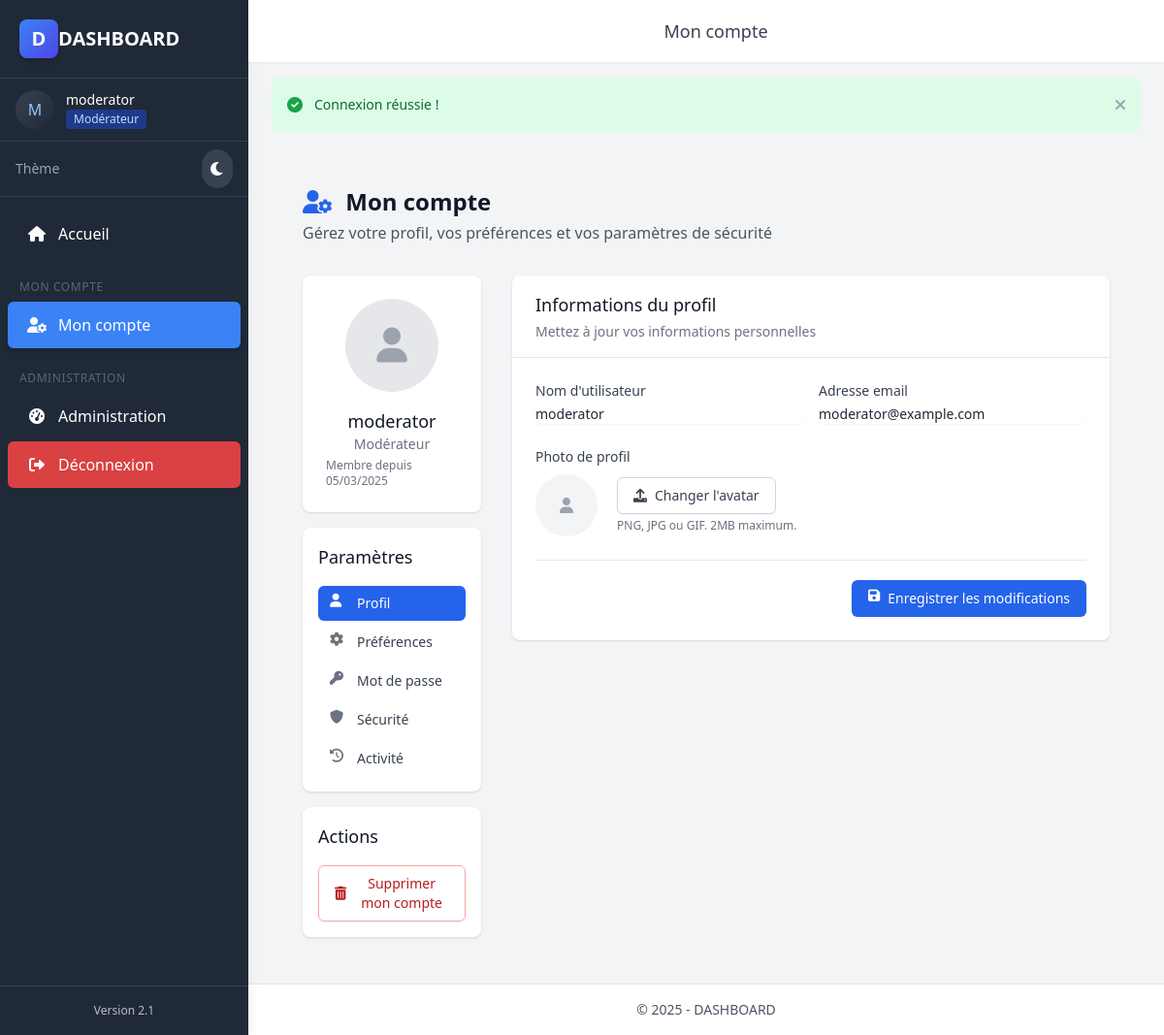
/settings.php (signed in), run on the app's committed database.
### tables this page shows
CREATE TABLE IF NOT EXISTS `users` (
  `id` int NOT NULL AUTO_INCREMENT,
  `username` varchar(30) NOT NULL,
  `email` varchar(100) NOT NULL,
  `password` varchar(255) NOT NULL,
  `user_level` int NOT NULL DEFAULT '1' COMMENT '1=Regular, 2=Moderator, 3=Admin, 4=SuperAdmin',
  `status` varchar(20) NOT NULL DEFAULT 'active' COMMENT 'active, banned, suspended',
  `ban_expires` datetime DEFAULT NULL COMMENT 'Date when temporary ban expires',
  `created_at` datetime NOT NULL,
  `updated_at` datetime DEFAULT CURRENT_TIMESTAMP ON UPDATE CURRENT_TIMESTAMP,
  `last_login` datetime DEFAULT NULL COMMENT 'Last successful login date',
  `email_verified` tinyint(1) NOT NULL DEFAULT '0' COMMENT 'Email verification status',
  `profile_image` varchar(255) DEFAULT NULL COMMENT 'Profile image path',
  PRIMARY KEY (`id`),
  UNIQUE KEY `username` (`username`),
  UNIQUE KEY `email` (`email`)
);

### settings.php (the view, shortened to what the rows shown need)
<?php
require_once 'includes/header.php';
$user = getUserById($_SESSION['user_id']);
$activeTab = isset($_GET['tab']) ? $_GET['tab'] : 'profile';
?>
<div class="max-w-7xl mx-auto px-4 sm:px-6 lg:px-8 py-8">
    <div class="mb-8">
        <h1 class="text-2xl font-bold text-gray-900 dark:text-white">
            <i class="fas fa-user-cog mr-2 text-blue-600 dark:text-blue-400"></i> Mon compte
        </h1>
    </div>
    <div class="grid grid-cols-1 md:grid-cols-4 gap-8">
        <div class="md:col-span-1 space-y-4">
            <div class="bg-white dark:bg-gray-800 shadow rounded-lg overflow-hidden">
                <div class="p-6">
                    <div class="flex flex-col items-center">
                        <div class="h-24 w-24 rounded-full overflow-hidden bg-gray-200 dark:bg-gray-700 flex items-center justify-center mb-4">
                            <?php if (!empty($user['profile_image']) && file_exists($user['profile_image'])): ?>
                                <img src="<?= $user['profile_image'] ?>" alt="Avatar" class="h-full w-full object-cover">
                            <?php else: ?>
                                <i class="fas fa-user text-gray-400 dark:text-gray-500 text-4xl"></i>
                            <?php endif; ?>
                        </div>
                        <h3 class="text-lg font-medium text-gray-900 dark:text-white"><?= escapeString($user['username']) ?></h3>
                        <p class="text-sm text-gray-500 dark:text-gray-400">
                            <span class="user-level user-level-<?= $user['user_level'] ?>">
                                <?= getUserLevelText($user['user_level']) ?>
                            </span>
                        </p>
                        <p class="text-xs text-gray-500 dark:text-gray-400 mt-1">
                            Membre depuis <?= date('d/m/Y', strtotime($user['created_at'])) ?>
                        </p>
                    </div>
                </div>
            </div>
            <div class="bg-white dark:bg-gray-800 shadow rounded-lg overflow-hidden">
                <div class="p-4">
                    <h2 class="text-lg font-medium text-gray-900 dark:text-white mb-4">Paramètres</h2>
                </div>
            </div>
            <div class="bg-white dark:bg-gray-800 shadow rounded-lg overflow-hidden">
                <div class="p-4">
                    <h2 class="text-lg font-medium text-gray-900 dark:text-white mb-4">Actions</h2>
                </div>
            </div>
        </div>
        <div class="md:col-span-3 space-y-6">
            <?php if ($activeTab === 'profile'): ?>
                <div class="bg-white dark:bg-gray-800 shadow rounded-lg overflow-hidden">
                    <div class="px-6 py-4 border-b border-gray-200 dark:border-gray-700">
                        <h3 class="text-lg font-medium text-gray-900 dark:text-white">Informations du profil</h3>
                        <p class="mt-1 text-sm text-gray-500 dark:text-gray-400">Mettez à jour vos informations personnelles</p>
                    </div>
                    <div class="p-6">
                        <form action="settings.php?tab=profile" method="POST" enctype="multipart/form-data">
                            <div class="grid grid-cols-1 gap-y-6 gap-x-4 sm:grid-cols-6">
                                <div class="sm:col-span-3">
                                    <label for="username" class="block text-sm font-medium text-gray-700 dark:text-gray-300">Nom d'utilisateur</label>
                                    <div class="mt-1">
                                        <input type="text" name="username" id="username"
                                              value="<?= escapeString($user['username']) ?>"
                                              class="shadow-sm focus:ring-blue-500 focus:border-blue-500 block w-full sm:text-sm border-gray-300 dark:border-gray-600 dark:bg-gray-700 dark:text-white rounded-md">
                                    </div>
                                </div>
                                <div class="sm:col-span-3">
                                    <label for="email" class="block text-sm font-medium text-gray-700 dark:text-gray-300">Adresse email</label>
                                    <div class="mt-1">
                                        <input type="email" name="email" id="email"
                                              value="<?= escapeString($user['email']) ?>"
                                              class="shadow-sm focus:ring-blue-500 focus:border-blue-500 block w-full sm:text-sm border-gray-300 dark:border-gray-600 dark:bg-gray-700 dark:text-white rounded-md">
                                    </div>
                                </div>
                                <div class="sm:col-span-6">
                                    <label class="block text-sm font-medium text-gray-700 dark:text-gray-300">Photo de profil</label>
                                    <div class="mt-2 flex items-center">
                                        <div class="h-16 w-16 rounded-full overflow-hidden bg-gray-100 dark:bg-gray-700">
                                            <?php if (!empty($user['profile_image']) && file_exists($user['profile_image'])): ?>
                                                <img src="<?= $user['profile_image'] ?>" alt="Avatar" class="h-full w-full object-cover" id="avatarPreview">
                                            <?php else: ?>
                                                <div class="h-full w-full flex items-center justify-center bg-gray-100 dark:bg-gray-700 text-gray-400 dark:text-gray-500" id="avatarPlaceholder">
                                                    <i class="fas fa-user"></i>
                                                </div>
                                            <?php endif; ?>
                                        </div>
                                        <div class="ml-5">
                                            <div class="relative">
                                                <label for="avatar" class="inline-flex items-center px-4 py-2 border border-gray-300 dark:border-gray-600 rounded-md shadow-sm text-sm font-medium text-gray-700 dark:text-gray-300 bg-white dark:bg-gray-700 hover:bg-gray-50 dark:hover:bg-gray-600 focus:outline-none cursor-pointer">
                                                    <i class="fas fa-upload mr-2"></i> Changer l'avatar
                                                </label>
                                            </div>
                                            <p class="mt-1 text-xs text-gray-500 dark:text-gray-400">PNG, JPG ou GIF. 2MB maximum.</p>
                                        </div>
                                    </div>
                                </div>
                            </div>
                            <div class="pt-5 border-t border-gray-200 dark:border-gray-700 mt-6">
                                <div class="flex justify-end">
                                    <button type="submit" class="inline-flex justify-center py-2 px-4 border border-transparent shadow-sm text-sm font-medium rounded-md text-white bg-blue-600 hover:bg-blue-700 focus:outline-none focus:ring-2 focus:ring-offset-2 focus:ring-blue-500">
                                        <i class="fas fa-save mr-2"></i> Enregistrer les modifications
                                    </button>
                                </div>
                            </div>
                        </form>
                    </div>
                </div>
            <?php endif; ?>
        </div>
    </div>
</div>
<?php require_once 'includes/footer.php'; ?>

### includes/sidebar.php (shortened to what the rows shown need)
<?php
$loggedUser = isLoggedIn() ? getUserById($_SESSION['user_id']) : null;
?>
<div class="sidebar transition-all duration-300">
    <?php if ($loggedUser): ?>
    <div class="px-4 py-3 border-b border-gray-700">
        <div class="flex items-center space-x-3">
            <div class="flex-shrink-0">
                <?php if (!empty($loggedUser['profile_image'])): ?>
                    <img src="<?= $loggedUser['profile_image'] ?>" alt="Avatar" class="h-10 w-10 rounded-full object-cover border-2 border-blue-400">
                <?php else: ?>
                    <div class="h-10 w-10 rounded-full bg-gradient-to-br from-gray-700 to-gray-800 flex items-center justify-center text-blue-300 font-medium">
                        <?= strtoupper(substr($loggedUser['username'], 0, 1)) ?>
                    </div>
                <?php endif; ?>
            </div>
            <div class="flex-1 min-w-0">
                <p class="text-sm font-medium text-white truncate">
                    <?= escapeString($loggedUser['username']) ?>
                </p>
                <p class="text-xs text-gray-400 truncate">
                    <span class="inline-flex items-center px-2 py-0.5 rounded text-xs font-medium bg-blue-900 text-blue-200">
                        <?= getUserLevelText($loggedUser['user_level']) ?>
                    </span>
                </p>
            </div>
        </div>
    </div>
    <?php endif; ?>
</div>

### data on the page
users: username "M", username "moderator", user_level "Modérateur", created_at "05/03/2025", email "moderator@example.com"

### other printed values
substr(APP_NAME, 0, 1) "D"
APP_NAME "DASHBOARD"
APP_VERSION "2.1"
escapeString($pageTitle) "Mon compte"
$_SESSION['flash_message'] "Connexion réussie !"
